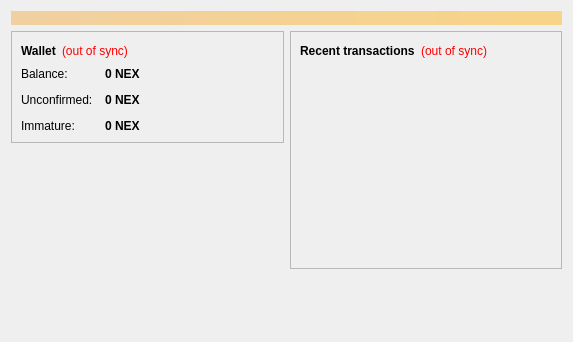
<?xml version="1.0" encoding="UTF-8"?>
<ui version="4.0">
 <class>OverviewPage</class>
 <widget class="QWidget" name="OverviewPage">
  <property name="geometry">
   <rect>
    <x>0</x>
    <y>0</y>
    <width>573</width>
    <height>342</height>
   </rect>
  </property>
  <property name="windowTitle">
   <string>Form</string>
  </property>
  <layout class="QVBoxLayout" name="topLayout">
   <item>
    <widget class="QLabel" name="labelAlerts">
     <property name="visible">
      <bool>false</bool>
     </property>
     <property name="styleSheet">
      <string notr="true">background-color: qlineargradient(x1: 0, y1: 0, x2: 1, y2: 0, stop:0 #F0D0A0, stop:1 #F8D488); color:#000000;</string>
     </property>
     <property name="wordWrap">
      <bool>true</bool>
     </property>
     <property name="margin">
      <number>3</number>
     </property>
    </widget>
   </item>
   <item>
    <layout class="QHBoxLayout" name="horizontalLayout" stretch="1,1">
     <item>
      <layout class="QVBoxLayout" name="verticalLayout_2">
       <item>
        <widget class="QFrame" name="frame">
         <property name="frameShape">
          <enum>QFrame::StyledPanel</enum>
         </property>
         <property name="frameShadow">
          <enum>QFrame::Raised</enum>
         </property>
         <layout class="QVBoxLayout" name="verticalLayout_4">
          <item>
           <layout class="QHBoxLayout" name="horizontalLayout_4">
            <item>
             <widget class="QLabel" name="label_5">
              <property name="font">
               <font>
                <weight>75</weight>
                <bold>true</bold>
               </font>
              </property>
              <property name="text">
               <string>Wallet</string>
              </property>
             </widget>
            </item>
            <item>
             <widget class="QLabel" name="labelWalletStatus">
              <property name="toolTip">
               <string>The displayed information may be out of date. Your wallet automatically synchronizes with the Nexcoin network after a connection is established, but this process has not completed yet.</string>
              </property>
              <property name="styleSheet">
               <string notr="true">QLabel { color: red; }</string>
              </property>
              <property name="text">
               <string notr="true">(out of sync)</string>
              </property>
              <property name="alignment">
               <set>Qt::AlignLeading|Qt::AlignLeft|Qt::AlignVCenter</set>
              </property>
             </widget>
            </item>
            <item>
             <spacer name="horizontalSpacer_2">
              <property name="orientation">
               <enum>Qt::Horizontal</enum>
              </property>
              <property name="sizeHint" stdset="0">
               <size>
                <width>40</width>
                <height>20</height>
               </size>
              </property>
             </spacer>
            </item>
           </layout>
          </item>
          <item>
           <layout class="QFormLayout" name="formLayout_2">
            <property name="fieldGrowthPolicy">
             <enum>QFormLayout::AllNonFixedFieldsGrow</enum>
            </property>
            <property name="horizontalSpacing">
             <number>12</number>
            </property>
            <property name="verticalSpacing">
             <number>12</number>
            </property>
            <item row="0" column="0">
             <widget class="QLabel" name="label">
              <property name="text">
               <string>Balance:</string>
              </property>
             </widget>
            </item>
            <item row="0" column="1">
             <widget class="QLabel" name="labelBalance">
              <property name="font">
               <font>
                <weight>75</weight>
                <bold>true</bold>
               </font>
              </property>
              <property name="cursor">
               <cursorShape>IBeamCursor</cursorShape>
              </property>
              <property name="toolTip">
               <string>Your current balance</string>
              </property>
              <property name="text">
               <string notr="true">0 NEX</string>
              </property>
              <property name="textInteractionFlags">
               <set>Qt::LinksAccessibleByMouse|Qt::TextSelectableByKeyboard|Qt::TextSelectableByMouse</set>
              </property>
             </widget>
            </item>
            <item row="1" column="0">
             <widget class="QLabel" name="label_3">
              <property name="text">
               <string>Unconfirmed:</string>
              </property>
             </widget>
            </item>
            <item row="1" column="1">
             <widget class="QLabel" name="labelUnconfirmed">
              <property name="font">
               <font>
                <weight>75</weight>
                <bold>true</bold>
               </font>
              </property>
              <property name="cursor">
               <cursorShape>IBeamCursor</cursorShape>
              </property>
              <property name="toolTip">
               <string>Total of transactions that have yet to be confirmed, and do not yet count toward the current balance</string>
              </property>
              <property name="text">
               <string notr="true">0 NEX</string>
              </property>
              <property name="textInteractionFlags">
               <set>Qt::LinksAccessibleByMouse|Qt::TextSelectableByKeyboard|Qt::TextSelectableByMouse</set>
              </property>
             </widget>
            </item>
            <item row="2" column="0">
             <widget class="QLabel" name="labelImmatureText">
              <property name="text">
               <string>Immature:</string>
              </property>
             </widget>
            </item>
            <item row="2" column="1">
             <widget class="QLabel" name="labelImmature">
              <property name="font">
               <font>
                <weight>75</weight>
                <bold>true</bold>
               </font>
              </property>
              <property name="toolTip">
               <string>Mined balance that has not yet matured</string>
              </property>
              <property name="text">
               <string notr="true">0 NEX</string>
              </property>
              <property name="textInteractionFlags">
               <set>Qt::LinksAccessibleByMouse|Qt::TextSelectableByKeyboard|Qt::TextSelectableByMouse</set>
              </property>
             </widget>
            </item>
           </layout>
          </item>
         </layout>
        </widget>
       </item>
       <item>
        <spacer name="verticalSpacer">
         <property name="orientation">
          <enum>Qt::Vertical</enum>
         </property>
         <property name="sizeHint" stdset="0">
          <size>
           <width>20</width>
           <height>40</height>
          </size>
         </property>
        </spacer>
       </item>
      </layout>
     </item>
     <item>
      <layout class="QVBoxLayout" name="verticalLayout_3">
       <item>
        <widget class="QFrame" name="frame_2">
         <property name="frameShape">
          <enum>QFrame::StyledPanel</enum>
         </property>
         <property name="frameShadow">
          <enum>QFrame::Raised</enum>
         </property>
         <layout class="QVBoxLayout" name="verticalLayout">
          <item>
           <layout class="QHBoxLayout" name="horizontalLayout_2">
            <item>
             <widget class="QLabel" name="label_4">
              <property name="text">
               <string>&lt;b&gt;Recent transactions&lt;/b&gt;</string>
              </property>
             </widget>
            </item>
            <item>
             <widget class="QLabel" name="labelTransactionsStatus">
              <property name="toolTip">
               <string>The displayed information may be out of date. Your wallet automatically synchronizes with the Nexcoin network after a connection is established, but this process has not completed yet.</string>
              </property>
              <property name="styleSheet">
               <string notr="true">QLabel { color: red; }</string>
              </property>
              <property name="text">
               <string notr="true">(out of sync)</string>
              </property>
              <property name="alignment">
               <set>Qt::AlignRight|Qt::AlignTrailing|Qt::AlignVCenter</set>
              </property>
             </widget>
            </item>
            <item>
             <spacer name="horizontalSpacer">
              <property name="orientation">
               <enum>Qt::Horizontal</enum>
              </property>
              <property name="sizeHint" stdset="0">
               <size>
                <width>40</width>
                <height>20</height>
               </size>
              </property>
             </spacer>
            </item>
           </layout>
          </item>
          <item>
           <widget class="QListView" name="listTransactions">
            <property name="styleSheet">
             <string notr="true">QListView { background: transparent; }</string>
            </property>
            <property name="frameShape">
             <enum>QFrame::NoFrame</enum>
            </property>
            <property name="verticalScrollBarPolicy">
             <enum>Qt::ScrollBarAlwaysOff</enum>
            </property>
            <property name="horizontalScrollBarPolicy">
             <enum>Qt::ScrollBarAlwaysOff</enum>
            </property>
            <property name="selectionMode">
             <enum>QAbstractItemView::NoSelection</enum>
            </property>
           </widget>
          </item>
         </layout>
        </widget>
       </item>
       <item>
        <spacer name="verticalSpacer_2">
         <property name="orientation">
          <enum>Qt::Vertical</enum>
         </property>
         <property name="sizeHint" stdset="0">
          <size>
           <width>20</width>
           <height>40</height>
          </size>
         </property>
        </spacer>
       </item>
      </layout>
     </item>
    </layout>
   </item>
  </layout>
 </widget>
 <resources/>
 <connections/>
</ui>
